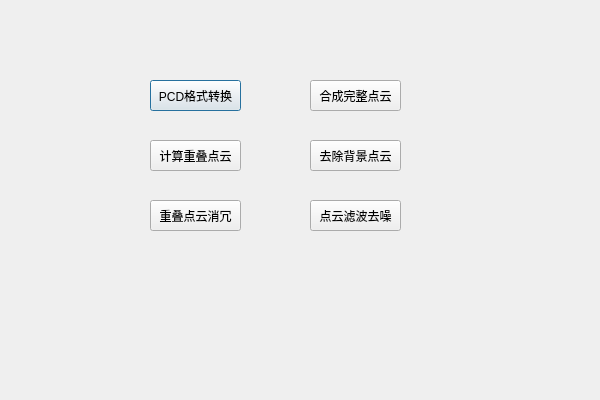
<?xml version="1.0" encoding="UTF-8"?>
<ui version="4.0">
 <class>overlapped_points_reduceClass</class>
 <widget class="QDialog" name="overlapped_points_reduceClass">
  <property name="geometry">
   <rect>
    <x>0</x>
    <y>0</y>
    <width>600</width>
    <height>400</height>
   </rect>
  </property>
  <property name="windowTitle">
   <string>overlapped_points_reduce</string>
  </property>
  <widget class="QPushButton" name="pushButton_1">
   <property name="geometry">
    <rect>
     <x>150</x>
     <y>80</y>
     <width>91</width>
     <height>31</height>
    </rect>
   </property>
   <property name="text">
    <string>PCD格式转换</string>
   </property>
  </widget>
  <widget class="QPushButton" name="pushButton_2">
   <property name="geometry">
    <rect>
     <x>150</x>
     <y>140</y>
     <width>91</width>
     <height>31</height>
    </rect>
   </property>
   <property name="text">
    <string>计算重叠点云</string>
   </property>
  </widget>
  <widget class="QPushButton" name="pushButton_3">
   <property name="geometry">
    <rect>
     <x>150</x>
     <y>200</y>
     <width>91</width>
     <height>31</height>
    </rect>
   </property>
   <property name="text">
    <string>重叠点云消冗</string>
   </property>
  </widget>
  <widget class="QPushButton" name="pushButton_4">
   <property name="geometry">
    <rect>
     <x>310</x>
     <y>80</y>
     <width>91</width>
     <height>31</height>
    </rect>
   </property>
   <property name="text">
    <string>合成完整点云</string>
   </property>
  </widget>
  <widget class="QPushButton" name="pushButton_5">
   <property name="geometry">
    <rect>
     <x>310</x>
     <y>140</y>
     <width>91</width>
     <height>31</height>
    </rect>
   </property>
   <property name="text">
    <string>去除背景点云</string>
   </property>
  </widget>
  <widget class="QPushButton" name="pushButton_6">
   <property name="geometry">
    <rect>
     <x>310</x>
     <y>200</y>
     <width>91</width>
     <height>31</height>
    </rect>
   </property>
   <property name="text">
    <string>点云滤波去噪</string>
   </property>
  </widget>
 </widget>
 <layoutdefault spacing="6" margin="11"/>
 <resources>
  <include location="overlapped_points_reduce.qrc"/>
 </resources>
 <connections>
  <connection>
   <sender>pushButton_1</sender>
   <signal>clicked()</signal>
   <receiver>overlapped_points_reduceClass</receiver>
   <slot>OnGetPcd()</slot>
   <hints>
    <hint type="sourcelabel">
     <x>160</x>
     <y>50</y>
    </hint>
    <hint type="destinationlabel">
     <x>172</x>
     <y>81</y>
    </hint>
   </hints>
  </connection>
  <connection>
   <sender>pushButton_2</sender>
   <signal>clicked()</signal>
   <receiver>overlapped_points_reduceClass</receiver>
   <slot>CalculateOverlap()</slot>
   <hints>
    <hint type="sourcelabel">
     <x>160</x>
     <y>110</y>
    </hint>
    <hint type="destinationlabel">
     <x>184</x>
     <y>128</y>
    </hint>
   </hints>
  </connection>
  <connection>
   <sender>pushButton_3</sender>
   <signal>clicked()</signal>
   <receiver>overlapped_points_reduceClass</receiver>
   <slot>GetFinalResult()</slot>
   <hints>
    <hint type="sourcelabel">
     <x>160</x>
     <y>170</y>
    </hint>
    <hint type="destinationlabel">
     <x>220</x>
     <y>175</y>
    </hint>
   </hints>
  </connection>
  <connection>
   <sender>pushButton_4</sender>
   <signal>clicked()</signal>
   <receiver>overlapped_points_reduceClass</receiver>
   <slot>GetWholeDatas()</slot>
   <hints>
    <hint type="sourcelabel">
     <x>371</x>
     <y>68</y>
    </hint>
    <hint type="destinationlabel">
     <x>352</x>
     <y>269</y>
    </hint>
   </hints>
  </connection>
  <connection>
   <sender>pushButton_5</sender>
   <signal>clicked()</signal>
   <receiver>overlapped_points_reduceClass</receiver>
   <slot>RemoveBackgroundDatas()</slot>
   <hints>
    <hint type="sourcelabel">
     <x>366</x>
     <y>121</y>
    </hint>
    <hint type="destinationlabel">
     <x>456</x>
     <y>140</y>
    </hint>
   </hints>
  </connection>
  <connection>
   <sender>pushButton_6</sender>
   <signal>clicked()</signal>
   <receiver>overlapped_points_reduceClass</receiver>
   <slot>FilterDenoise()</slot>
   <hints>
    <hint type="sourcelabel">
     <x>362</x>
     <y>191</y>
    </hint>
    <hint type="destinationlabel">
     <x>476</x>
     <y>225</y>
    </hint>
   </hints>
  </connection>
 </connections>
 <slots>
  <slot>OnGetPcd()</slot>
  <slot>CalculateOverlap()</slot>
  <slot>GetFinalResult()</slot>
  <slot>GetWholeDatas()</slot>
  <slot>RemoveBackgroundDatas()</slot>
  <slot>FilterDenoise()</slot>
 </slots>
</ui>
